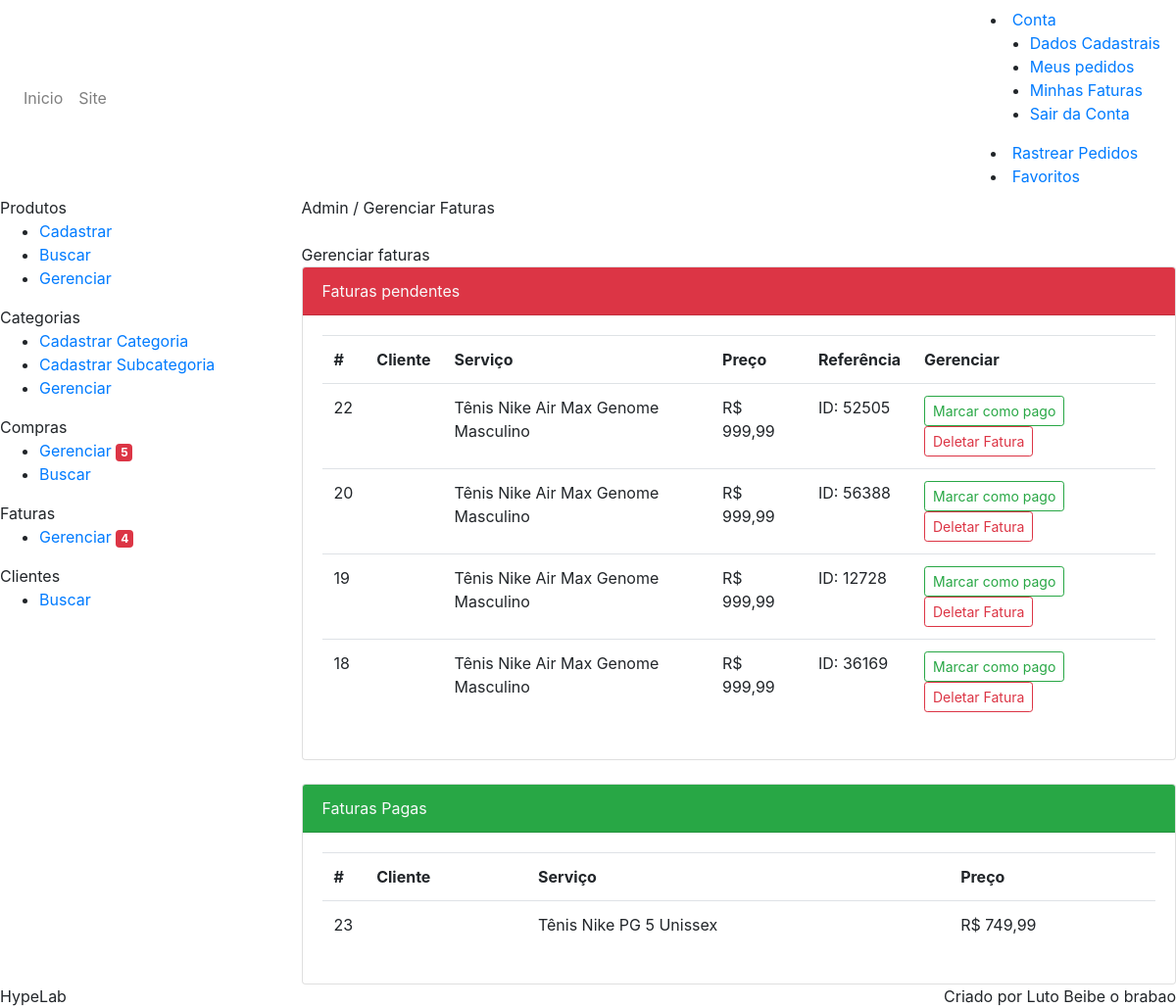
/admin/gerenciar-faturas (signed in), run on an earlier commit of the app's database.
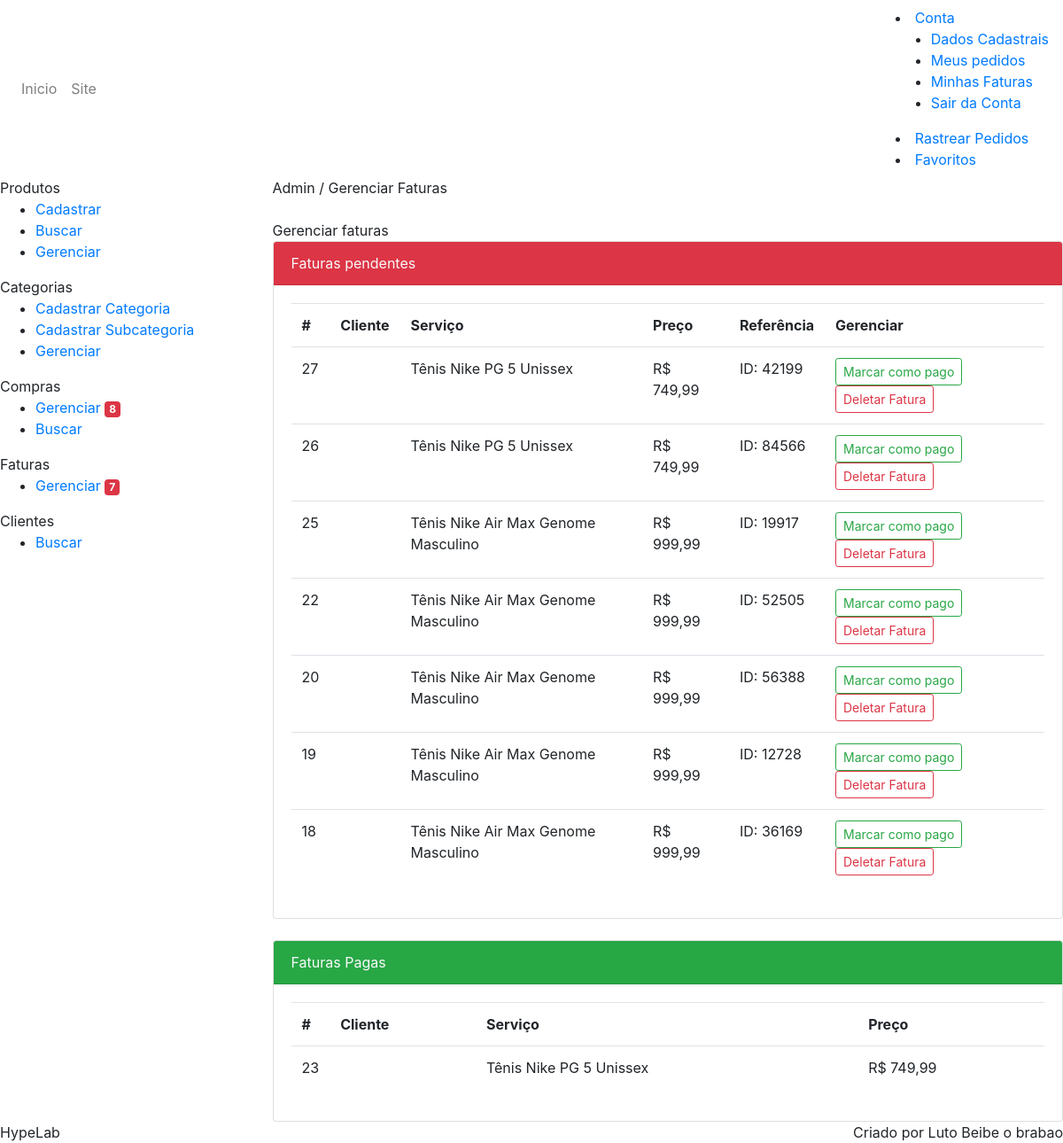
And on a later commit of the database.
### tables this page shows
CREATE TABLE `faturas` (
  `id` int(11) NOT NULL,
  `id_cliente` int(11) DEFAULT NULL,
  `preco` varchar(200) NOT NULL,
  `status` int(11) NOT NULL DEFAULT 0,
  `data` varchar(200) NOT NULL,
  `data_vencimento` varchar(200) NOT NULL
);

CREATE TABLE `compras` (
  `id` int(11) NOT NULL,
  `id_comprador` int(11) DEFAULT NULL,
  `id_fatura` int(11) NOT NULL,
  `nome_produto` varchar(200) NOT NULL,
  `data_compra` varchar(200) NOT NULL,
  `status` int(11) NOT NULL DEFAULT 0,
  `detalhes` text NOT NULL,
  `external_reference` varchar(200) NOT NULL
);

### lib/classes.php (the view, shortened to what this page needs)
<?php
	trait db{
		public static function pdo(){
			$db_host = db_host;
			$db_nome = db_nome;
			$db_usuario = db_usuario;
			$db_senha = db_senha;
			try{
				return $pdo = new PDO("mysql:host={$db_host};dbname={$db_nome}", $db_usuario, $db_senha);
			}catch(PDOException $e){
				echo "Erro ao conectar-se: ".$e->getMessage();
				exit();
			}
		}
	}
	class website{
		public static function website_admin_paginacao(){
			$url = (isset($_GET['pagina'])) ? $_GET['pagina'] : 'login';
			$explode = explode('/', $url);
			$dir = 'pags/php/';
			$ext = '.php';
			$isAdmin = self::website_getDadosCliente("isadmin");
			if(file_exists($dir.$explode['0'].$ext)){
				if(isset($_SESSION['userEmail']) && $isAdmin == 1){
					include($dir.$explode['0'].$ext);
				}else{
					include($dir."login".$ext);
				}
			}else{
				include('pags/php/404.php');
			}
		}
		public static function website_navLogin(){
			if(isset($_SESSION['userEmail'])){
				echo "
					<li class='dropdown'><a href='#'>Conta</a>
						<ul role='menu' class='sub-menu'>
							<li><a href='me'>Dados Cadastrais</a></li>
							<li><a href='pedidos'>Meus pedidos</a></li>
							<li><a href='faturas'>Minhas Faturas</a></li>
							<li><a href='sair'>Sair da Conta</a></li>
						</ul>
					</li>
					<li><a href='https://www2.correios.com.br/sistemas/rastreamento/default.cfm'>Rastrear Pedidos</a></li>
					<li><a href=''>Favoritos</a></li>
				";
			}else{
				echo "
						<li><a href='enter'>Login | Cadastro</a></li>
						<li><a href='https://www2.correios.com.br/sistemas/rastreamento/default.cfm'> Rastrear Pedidos</a></li>
						<li><a href=''>Favoritos</a></li>
				";
			}
		}
		public static function website_getDadosCliente($val){
			if(isset($_SESSION['userEmail'])){
				$pdo = db::pdo();
				$stmt = $pdo->prepare("SELECT * FROM clientes WHERE email = :email");
				$stmt->execute([':email' => $_SESSION['userEmail']]);
				$dados = $stmt->fetch(PDO::FETCH_ASSOC);
				return $dados[$val];
			}
		}
		public static function website_admin_getInfosFromIdFatura($id, $val){
			$pdo = db::pdo();
			$stmt = $pdo->prepare("SELECT * FROM compras WHERE id_fatura = :id");
			$stmt->execute([':id' => $id]);
			$dados = $stmt->fetch(PDO::FETCH_ASSOC);
			return $dados[$val];
		}
		public static function website_admin_getDadosCliente($id, $val){
			$pdo = db::pdo();
			$stmt = $pdo->prepare("SELECT * FROM clientes WHERE email = :email");
			$stmt->execute([':email' => $id]);
			$dados = $stmt->fetch(PDO::FETCH_ASSOC);
			return $dados[$val];
		}
		public static function website_admin_getPendingFaturas(){
			$pdo = db::pdo();
			$stmt = $pdo->prepare("SELECT * FROM faturas WHERE status = 0 ORDER BY id DESC");
			$stmt->execute();
			$total = $stmt->rowCount();
			if($total > 0){
				while ($dados = $stmt->fetch(PDO::FETCH_ASSOC)) {
					$idVenda = self::website_admin_getInfosFromIdFatura($dados['id'], "id_fatura");
					echo "<tr>
		  <td>{$dados['id']}</td>
		  <td><a href='ver-cliente/{$dados['id_cliente']}' target='_blank'>".self::website_admin_getDadosCliente($dados['id_cliente'], "nome")."</a></td>
		  <td>".self::website_admin_getInfosFromIdFatura($dados['id'],"nome_produto")."</td>
		  <td>R$ {$dados['preco']}</td>
		  <td>".self::website_admin_getInfosFromIdFatura($dados['id'],"external_reference")."</td>
		  <td>
		    <a href='marcar-pago/{$dados['id']}' class='btn btn-outline-success btn-sm'>Marcar como pago</a>
		    <a href='deletar-venda/{$idVenda}' class='btn btn-outline-danger btn-sm'>Deletar Fatura</a>
		  </td>
		</tr>";
				}
			}
		}
		public static function website_admin_getFaturasPagas(){
			$pdo = db::pdo();
			$stmt = $pdo->prepare("SELECT * FROM faturas WHERE status = 1 ORDER BY id DESC");
			$stmt->execute();
			$total = $stmt->rowCount();
			if($total > 0){
				while ($dados = $stmt->fetch(PDO::FETCH_ASSOC)) {
					echo "<tr>
		  <td>{$dados['id']}</td>
		  <td><a href='ver-cliente/{$dados['id_cliente']}' target='_blank'>".self::website_admin_getDadosCliente($dados['id_cliente'], "nome")."</a></td>
		  <td>".self::website_admin_getInfosFromIdFatura($dados['id'],"nome_produto")."</td>
		  <td>R$ {$dados['preco']}</td>
		</tr>";
				}
			}
		}
		public static function admin_badgeCompras(){
			$pdo = db::pdo();
			$stmt = $pdo->prepare("SELECT * FROM compras WHERE status = 0");
			$stmt->execute();
			$total = $stmt->rowCount();
			if($total > 0){
				echo "<span class='badge badge-danger'>{$total}</span>";
			}
		}
		public static function admin_badgeFaturas(){
			$pdo = db::pdo();
			$stmt = $pdo->prepare("SELECT * FROM faturas WHERE status = 0");
			$stmt->execute();
			$total = $stmt->rowCount();
			if($total > 0){
				echo "<span class='badge badge-danger'>{$total}</span>";
			}
		}
	}
?>

### admin/index.php (shortened to what this page needs)
<!doctype html>
<html lang="en">
  <head>
    <link rel="stylesheet" href="https://stackpath.bootstrapcdn.com/bootstrap/4.3.1/css/bootstrap.min.css">
    <link rel="stylesheet" href="../css/style.scss">
  </head>
  <body>
    <nav id="nav" class="navbar navbar-expand-lg navbar-light">
      <div class="collapse navbar-collapse" id="navbarNavDropdown">
        <ul class="navbar-nav">
          <li class="nav-item">
            <a class="nav-link" href="dashboard">Inicio</a>
          </li>
          <li class="nav-item">
            <a class="nav-link" href="../">Site</a>
          </li>
        </ul>
      </div>
      <div class="float-right">
        <?php website::website_navLogin();?>
    </nav>
    <div id="content">
      <div class="row">
        <div class="col-sm-3 bg">
          <?php if(isset($_SESSION['userEmail']) && website::website_getDadosCliente("isadmin")){?>
          <div class="content-left-menu">
            <div class="title-content-left-menu">Produtos</div>
            <div class="content">
              <ul>
                <li class="add"><a href="cadastrar-produto">Cadastrar</a></li>
                <li class="search"><a href="buscar-produto">Buscar</a></li>
                <li class="cog"><a href="gerenciar-produtos">Gerenciar</a></li>
              </ul>
            </div>
          </div>
          <div class="content-left-menu">
            <div class="title-content-left-menu">Categorias</div>
            <div class="content">
              <ul>
                <li class="add"><a href="cadastrar-categoria">Cadastrar Categoria</a></li>
                <li class="add"><a href="cadastrar-subcategoria">Cadastrar Subcategoria</a></li>
              <li class="cog"><a href="gerenciar-categorias">Gerenciar</a></li>
              </ul>
            </div>
          </div>
          <div class="content-left-menu">
            <div class="title-content-left-menu">Compras</div>
            <div class="content">
              <ul>
                <li class="cog"><a href="gerenciar-compras">Gerenciar</a> <?php website::admin_badgeCompras();?></li>
              <li class="search"><a href="buscar-compras">Buscar</a></li>
              </ul>
            </div>
          </div>
          <div class="content-left-menu">
            <div class="title-content-left-menu">Faturas</div>
            <div class="content">
              <ul>
              <li class="cog"><a href="gerenciar-faturas">Gerenciar</a> <?php website::admin_badgeFaturas();?></li>
              </ul>
            </div>
          </div>
          <div class="content-left-menu">
            <div class="title-content-left-menu">Clientes</div>
            <div class="content">
              <ul>
                <li class="search"><a href="buscar-clientes">Buscar</a></li>
              </ul>
            </div>
          </div><?php }?>
        </div>
        <div class="col-sm-9">
          <?php website::website_admin_paginacao();?>
        </div>
      </div>
    </div>
    <footer><?php echo titulo;?> <span class="float-right">Criado por Luto Beibe o brabao</span></footer>
  </body>
</html>

### admin/pags/php/gerenciar-faturas.php
  <div id="r-content">
    <div class="r-title">Admin / Gerenciar Faturas</div>
    <br>
    <div class="r-description">
     Gerenciar faturas<br>
    </div>
  </div>
<div class="card">
  <div class="card-header bg-danger text-light">
    Faturas pendentes
  </div>
  <div class="card-body">
    <div class="table-responsive">
      <table class="table">
        <tr>
          <th width="2%">#</th>
          <th>Cliente</th>
          <th>Serviço</th>
          <th>Preço</th>
          <th>Referência</th>
          <th>Gerenciar</th>
        </tr>
        <?php website::website_admin_getPendingFaturas();?>
      </table>
    </div>
  </div>
</div>
<br>
<div class="card">
  <div class="card-header bg-success text-light">
    Faturas Pagas
  </div>
  <div class="card-body">
    <div class="table-responsive">
      <table class="table">
        <tr>
          <th width="2%">#</th>
          <th>Cliente</th>
          <th>Serviço</th>
          <th>Preço</th>
        </tr>
        <?php website::website_admin_getFaturasPagas();?>
      </table>
    </div>
  </div>
</div>

What changed in the data, as far as the page shows it:
added faturas: id "27", id.nome_produto "Tênis Nike PG 5 Unissex", preco "749,99", id.external_reference "ID: 42199"
added faturas: id "26", id.nome_produto "Tênis Nike PG 5 Unissex", preco "749,99", id.external_reference "ID: 84566"
added faturas: id "25", id.nome_produto "Tênis Nike Air Max Genome Masculino", preco "999,99", id.external_reference "ID: 19917"
Also different on the page:
$total: "5" → "8"
$total: "4" → "7"
